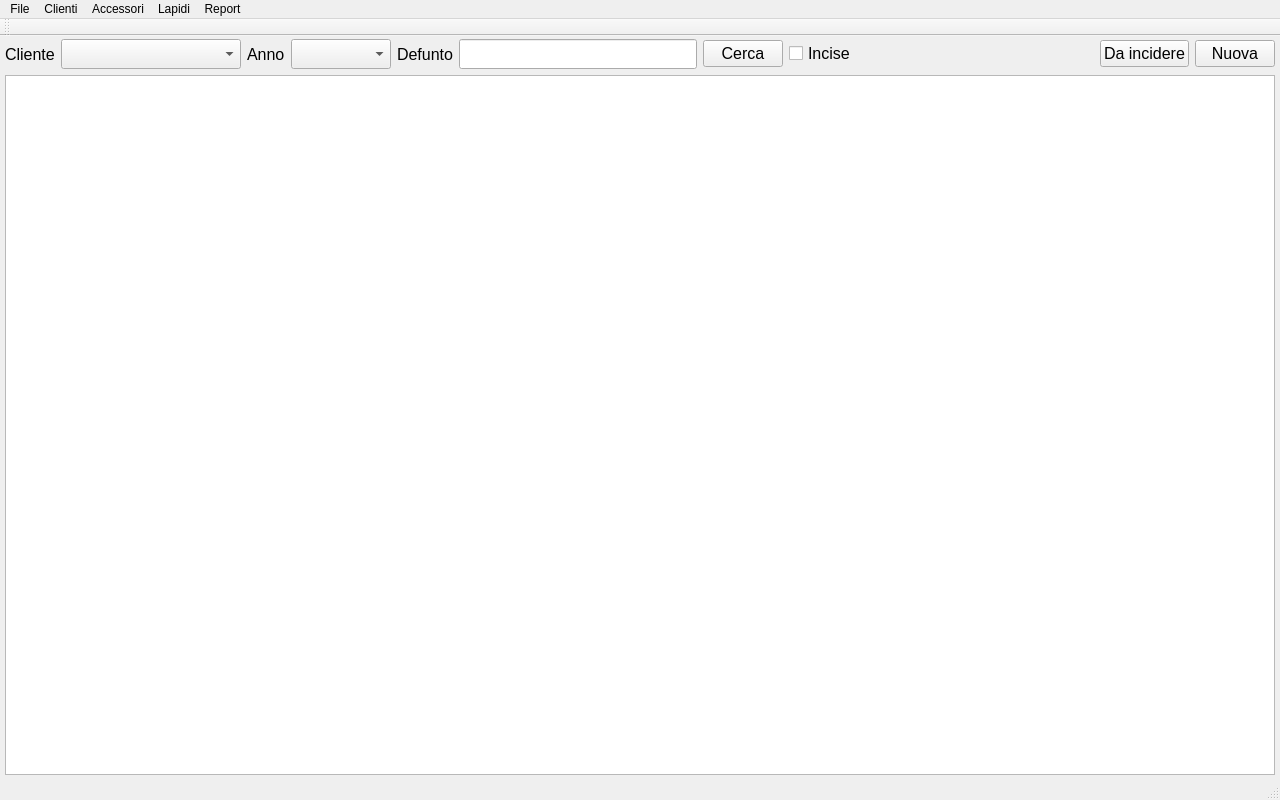
<?xml version="1.0" encoding="UTF-8"?>
<ui version="4.0">
 <class>FunerariaClass</class>
 <widget class="QMainWindow" name="FunerariaClass">
  <property name="geometry">
   <rect>
    <x>0</x>
    <y>0</y>
    <width>1280</width>
    <height>800</height>
   </rect>
  </property>
  <property name="windowTitle">
   <string>Funeraria</string>
  </property>
  <widget class="QWidget" name="centralWidget">
   <layout class="QGridLayout" name="gridLayout">
    <property name="leftMargin">
     <number>2</number>
    </property>
    <property name="topMargin">
     <number>0</number>
    </property>
    <property name="rightMargin">
     <number>2</number>
    </property>
    <property name="bottomMargin">
     <number>0</number>
    </property>
    <item row="0" column="0">
     <layout class="QVBoxLayout" name="mainVContainer">
      <property name="spacing">
       <number>6</number>
      </property>
      <property name="leftMargin">
       <number>3</number>
      </property>
      <property name="topMargin">
       <number>3</number>
      </property>
      <property name="rightMargin">
       <number>3</number>
      </property>
      <property name="bottomMargin">
       <number>3</number>
      </property>
      <item>
       <layout class="QHBoxLayout" name="topHContainer">
        <item>
         <widget class="QLabel" name="lblClient">
          <property name="minimumSize">
           <size>
            <width>0</width>
            <height>30</height>
           </size>
          </property>
          <property name="maximumSize">
           <size>
            <width>60</width>
            <height>16777215</height>
           </size>
          </property>
          <property name="font">
           <font>
            <pointsize>12</pointsize>
           </font>
          </property>
          <property name="text">
           <string>Cliente</string>
          </property>
         </widget>
        </item>
        <item>
         <widget class="QComboBox" name="cbClient">
          <property name="minimumSize">
           <size>
            <width>180</width>
            <height>30</height>
           </size>
          </property>
          <property name="maximumSize">
           <size>
            <width>180</width>
            <height>16777215</height>
           </size>
          </property>
          <property name="font">
           <font>
            <pointsize>12</pointsize>
           </font>
          </property>
         </widget>
        </item>
        <item>
         <widget class="QLabel" name="lblYear">
          <property name="minimumSize">
           <size>
            <width>0</width>
            <height>30</height>
           </size>
          </property>
          <property name="font">
           <font>
            <pointsize>12</pointsize>
           </font>
          </property>
          <property name="text">
           <string>Anno</string>
          </property>
          <property name="margin">
           <number>0</number>
          </property>
         </widget>
        </item>
        <item>
         <widget class="QComboBox" name="cbYear">
          <property name="minimumSize">
           <size>
            <width>100</width>
            <height>30</height>
           </size>
          </property>
          <property name="maximumSize">
           <size>
            <width>100</width>
            <height>16777215</height>
           </size>
          </property>
          <property name="font">
           <font>
            <pointsize>12</pointsize>
           </font>
          </property>
         </widget>
        </item>
        <item>
         <widget class="QLabel" name="lblDeceased">
          <property name="minimumSize">
           <size>
            <width>0</width>
            <height>30</height>
           </size>
          </property>
          <property name="maximumSize">
           <size>
            <width>16777215</width>
            <height>30</height>
           </size>
          </property>
          <property name="font">
           <font>
            <pointsize>12</pointsize>
           </font>
          </property>
          <property name="text">
           <string>Defunto</string>
          </property>
         </widget>
        </item>
        <item>
         <widget class="QLineEdit" name="leDeceased">
          <property name="minimumSize">
           <size>
            <width>200</width>
            <height>30</height>
           </size>
          </property>
          <property name="maximumSize">
           <size>
            <width>16777215</width>
            <height>30</height>
           </size>
          </property>
          <property name="font">
           <font>
            <pointsize>12</pointsize>
           </font>
          </property>
         </widget>
        </item>
        <item>
         <widget class="QPushButton" name="btnSearch">
          <property name="font">
           <font>
            <pointsize>12</pointsize>
           </font>
          </property>
          <property name="text">
           <string>Cerca</string>
          </property>
         </widget>
        </item>
        <item>
         <widget class="QCheckBox" name="chbEngraved">
          <property name="font">
           <font>
            <pointsize>12</pointsize>
           </font>
          </property>
          <property name="toolTip">
           <string>Lapidi che richievevano incisione</string>
          </property>
          <property name="text">
           <string>Incise</string>
          </property>
          <property name="checked">
           <bool>false</bool>
          </property>
         </widget>
        </item>
        <item>
         <spacer name="horizontalSpacer">
          <property name="orientation">
           <enum>Qt::Horizontal</enum>
          </property>
          <property name="sizeHint" stdset="0">
           <size>
            <width>40</width>
            <height>20</height>
           </size>
          </property>
         </spacer>
        </item>
        <item>
         <widget class="QPushButton" name="btnToEngrave">
          <property name="font">
           <font>
            <pointsize>12</pointsize>
           </font>
          </property>
          <property name="text">
           <string>Da incidere</string>
          </property>
         </widget>
        </item>
        <item>
         <widget class="QPushButton" name="btnNewTomb">
          <property name="font">
           <font>
            <pointsize>12</pointsize>
           </font>
          </property>
          <property name="toolTip">
           <string>Nuova lapide</string>
          </property>
          <property name="text">
           <string>Nuova</string>
          </property>
         </widget>
        </item>
       </layout>
      </item>
      <item>
       <layout class="QHBoxLayout" name="mainHContainer">
        <item>
         <widget class="QTableWidget" name="tableWidget">
          <property name="mouseTracking">
           <bool>true</bool>
          </property>
          <property name="contextMenuPolicy">
           <enum>Qt::CustomContextMenu</enum>
          </property>
         </widget>
        </item>
       </layout>
      </item>
     </layout>
    </item>
    <item row="3" column="0">
     <layout class="QHBoxLayout" name="quickClientsAccess"/>
    </item>
   </layout>
  </widget>
  <widget class="QMenuBar" name="menuBar">
   <property name="geometry">
    <rect>
     <x>0</x>
     <y>0</y>
     <width>1280</width>
     <height>22</height>
    </rect>
   </property>
   <widget class="QMenu" name="menuAccessories">
    <property name="title">
     <string>Accessori</string>
    </property>
    <widget class="QMenu" name="menuFlames">
     <property name="title">
      <string>Fiamme</string>
     </property>
     <addaction name="actionFNew"/>
     <addaction name="actionFList"/>
    </widget>
    <widget class="QMenu" name="menuLampade">
     <property name="title">
      <string>Lampade</string>
     </property>
     <addaction name="actionLNew"/>
     <addaction name="actionLList"/>
    </widget>
    <widget class="QMenu" name="menuVasi">
     <property name="title">
      <string>Vasi</string>
     </property>
     <addaction name="actionVNew"/>
     <addaction name="actionVList"/>
    </widget>
    <widget class="QMenu" name="menuMateriali">
     <property name="title">
      <string>Materiali</string>
     </property>
     <addaction name="actionMNew"/>
     <addaction name="actionMList"/>
    </widget>
    <addaction name="menuVasi"/>
    <addaction name="menuLampade"/>
    <addaction name="menuFlames"/>
    <addaction name="menuMateriali"/>
   </widget>
   <widget class="QMenu" name="menuClienti">
    <property name="title">
     <string>Clienti</string>
    </property>
    <addaction name="actionCNew"/>
    <addaction name="actionCList"/>
   </widget>
   <widget class="QMenu" name="menuLapidi">
    <property name="title">
     <string>Lapidi</string>
    </property>
    <addaction name="actionTNew"/>
   </widget>
   <widget class="QMenu" name="menuReport">
    <property name="title">
     <string>Report</string>
    </property>
    <addaction name="actionTEngrave"/>
    <addaction name="actionMAccessories"/>
    <addaction name="actionTPay"/>
   </widget>
   <widget class="QMenu" name="menuFile">
    <property name="title">
     <string>File</string>
    </property>
    <addaction name="actionBackupCSV"/>
    <addaction name="actionSettings"/>
   </widget>
   <addaction name="menuFile"/>
   <addaction name="menuClienti"/>
   <addaction name="menuAccessories"/>
   <addaction name="menuLapidi"/>
   <addaction name="menuReport"/>
  </widget>
  <widget class="QToolBar" name="mainToolBar">
   <attribute name="toolBarArea">
    <enum>TopToolBarArea</enum>
   </attribute>
   <attribute name="toolBarBreak">
    <bool>false</bool>
   </attribute>
  </widget>
  <widget class="QStatusBar" name="statusBar"/>
  <action name="actionFNew">
   <property name="text">
    <string>Nuova</string>
   </property>
   <property name="toolTip">
    <string>Nuova fiamma</string>
   </property>
  </action>
  <action name="actionFList">
   <property name="text">
    <string>Elenco</string>
   </property>
   <property name="toolTip">
    <string>Elenco fiamme</string>
   </property>
  </action>
  <action name="actionLNew">
   <property name="text">
    <string>Nuova</string>
   </property>
   <property name="toolTip">
    <string>Nuova lampada</string>
   </property>
  </action>
  <action name="actionLList">
   <property name="text">
    <string>Elenco</string>
   </property>
   <property name="toolTip">
    <string>Elenco lampade</string>
   </property>
  </action>
  <action name="actionVNew">
   <property name="text">
    <string>Nuovo</string>
   </property>
   <property name="toolTip">
    <string>Nuovo vaso</string>
   </property>
  </action>
  <action name="actionVList">
   <property name="text">
    <string>Elenco</string>
   </property>
   <property name="toolTip">
    <string>Elenco vasi</string>
   </property>
  </action>
  <action name="actionMNew">
   <property name="text">
    <string>Nuovo</string>
   </property>
   <property name="toolTip">
    <string>Nuovo materiale</string>
   </property>
  </action>
  <action name="actionMList">
   <property name="text">
    <string>Elenco</string>
   </property>
   <property name="toolTip">
    <string>Elenco materiali</string>
   </property>
  </action>
  <action name="actionCNew">
   <property name="text">
    <string>Nuovo</string>
   </property>
   <property name="toolTip">
    <string>Nuovo cliente</string>
   </property>
  </action>
  <action name="actionCList">
   <property name="text">
    <string>Elenco</string>
   </property>
   <property name="toolTip">
    <string>Elenco clienti</string>
   </property>
  </action>
  <action name="actionTNew">
   <property name="text">
    <string>Nuova</string>
   </property>
  </action>
  <action name="actionMAccessories">
   <property name="text">
    <string>Accessori da montare</string>
   </property>
  </action>
  <action name="actionTPay">
   <property name="text">
    <string>Lapidi da saldare</string>
   </property>
  </action>
  <action name="actionTEngrave">
   <property name="text">
    <string>Lapidi da incidere</string>
   </property>
  </action>
  <action name="actionSettings">
   <property name="text">
    <string>Impostazioni</string>
   </property>
  </action>
  <action name="actionBackupCSV">
   <property name="text">
    <string>Backup CSV</string>
   </property>
  </action>
 </widget>
 <layoutdefault spacing="6" margin="11"/>
 <resources>
  <include location="funeraria.qrc"/>
 </resources>
 <connections/>
</ui>
